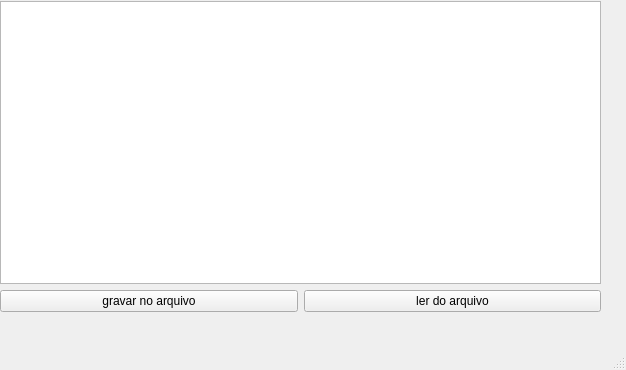
<?xml version="1.0" encoding="UTF-8"?>
<ui version="4.0">
 <class>MainWindow</class>
 <widget class="QMainWindow" name="MainWindow">
  <property name="geometry">
   <rect>
    <x>0</x>
    <y>0</y>
    <width>626</width>
    <height>370</height>
   </rect>
  </property>
  <property name="windowTitle">
   <string>MainWindow</string>
  </property>
  <widget class="QWidget" name="centralwidget">
   <widget class="QWidget" name="">
    <property name="geometry">
     <rect>
      <x>0</x>
      <y>1</y>
      <width>601</width>
      <height>311</height>
     </rect>
    </property>
    <layout class="QVBoxLayout" name="verticalLayout_2">
     <item>
      <layout class="QVBoxLayout" name="verticalLayout">
       <item>
        <layout class="QHBoxLayout" name="horizontalLayout">
         <item>
          <widget class="QPlainTextEdit" name="plainTextEdit"/>
         </item>
        </layout>
       </item>
      </layout>
     </item>
     <item>
      <layout class="QHBoxLayout" name="horizontalLayout_2">
       <item>
        <widget class="QPushButton" name="pushButton_gravar">
         <property name="text">
          <string>gravar no arquivo</string>
         </property>
        </widget>
       </item>
       <item>
        <widget class="QPushButton" name="pushButton_ler">
         <property name="text">
          <string>ler do arquivo</string>
         </property>
        </widget>
       </item>
      </layout>
     </item>
    </layout>
   </widget>
  </widget>
  <widget class="QMenuBar" name="menubar">
   <property name="geometry">
    <rect>
     <x>0</x>
     <y>0</y>
     <width>626</width>
     <height>21</height>
    </rect>
   </property>
  </widget>
  <widget class="QStatusBar" name="statusbar"/>
 </widget>
 <resources/>
 <connections/>
</ui>
